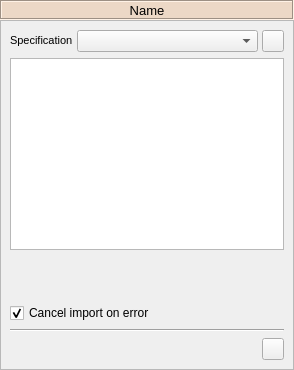
<?xml version="1.0" encoding="UTF-8"?>
<!--
######################################################################################################################
# Copyright (C) 2017-2020 Spine project consortium
# This file is part of Spine Items.
# Spine Items is free software: you can redistribute it and\/or modify it under the terms of the GNU Lesser General
# Public License as published by the Free Software Foundation, either version 3 of the License, or (at your option)
# any later version. This program is distributed in the hope that it will be useful, but WITHOUT ANY WARRANTY;
# without even the implied warranty of MERCHANTABILITY or FITNESS FOR A PARTICULAR PURPOSE. See the GNU Lesser General
# Public License for more details. You should have received a copy of the GNU Lesser General Public License along with
# this program. If not, see <http:\/\/www.gnu.org\/licenses\/>.
######################################################################################################################
-->
<ui version="4.0">
 <class>Form</class>
 <widget class="QWidget" name="Form">
  <property name="geometry">
   <rect>
    <x>0</x>
    <y>0</y>
    <width>294</width>
    <height>370</height>
   </rect>
  </property>
  <property name="windowTitle">
   <string>Form</string>
  </property>
  <layout class="QVBoxLayout" name="verticalLayout">
   <property name="spacing">
    <number>0</number>
   </property>
   <property name="leftMargin">
    <number>0</number>
   </property>
   <property name="topMargin">
    <number>0</number>
   </property>
   <property name="rightMargin">
    <number>0</number>
   </property>
   <property name="bottomMargin">
    <number>0</number>
   </property>
   <item>
    <widget class="QLabel" name="label_name">
     <property name="sizePolicy">
      <sizepolicy hsizetype="Preferred" vsizetype="Fixed">
       <horstretch>0</horstretch>
       <verstretch>0</verstretch>
      </sizepolicy>
     </property>
     <property name="minimumSize">
      <size>
       <width>0</width>
       <height>20</height>
      </size>
     </property>
     <property name="maximumSize">
      <size>
       <width>16777215</width>
       <height>20</height>
      </size>
     </property>
     <property name="font">
      <font>
       <pointsize>10</pointsize>
       <weight>50</weight>
       <bold>false</bold>
      </font>
     </property>
     <property name="styleSheet">
      <string notr="true">background-color: #ecd8c6;</string>
     </property>
     <property name="frameShape">
      <enum>QFrame::Box</enum>
     </property>
     <property name="frameShadow">
      <enum>QFrame::Sunken</enum>
     </property>
     <property name="text">
      <string>Name</string>
     </property>
     <property name="alignment">
      <set>Qt::AlignCenter</set>
     </property>
     <property name="wordWrap">
      <bool>true</bool>
     </property>
    </widget>
   </item>
   <item>
    <widget class="QScrollArea" name="scrollArea_6">
     <property name="widgetResizable">
      <bool>true</bool>
     </property>
     <widget class="QWidget" name="scrollAreaWidgetContents_5">
      <property name="geometry">
       <rect>
        <x>0</x>
        <y>0</y>
        <width>292</width>
        <height>348</height>
       </rect>
      </property>
      <layout class="QVBoxLayout" name="verticalLayout_21">
       <item>
        <layout class="QHBoxLayout" name="horizontalLayout_9">
         <property name="spacing">
          <number>4</number>
         </property>
         <item>
          <widget class="QLabel" name="label_specification">
           <property name="sizePolicy">
            <sizepolicy hsizetype="Fixed" vsizetype="Fixed">
             <horstretch>0</horstretch>
             <verstretch>0</verstretch>
            </sizepolicy>
           </property>
           <property name="maximumSize">
            <size>
             <width>16777215</width>
             <height>16777215</height>
            </size>
           </property>
           <property name="font">
            <font>
             <pointsize>8</pointsize>
            </font>
           </property>
           <property name="text">
            <string>Specification</string>
           </property>
          </widget>
         </item>
         <item>
          <widget class="QComboBox" name="comboBox_specification">
           <property name="sizePolicy">
            <sizepolicy hsizetype="Expanding" vsizetype="Fixed">
             <horstretch>0</horstretch>
             <verstretch>0</verstretch>
            </sizepolicy>
           </property>
           <property name="toolTip">
            <string>&lt;html&gt;&lt;head/&gt;&lt;body&gt;&lt;p&gt;Specification for this Importer&lt;/p&gt;&lt;/body&gt;&lt;/html&gt;</string>
           </property>
          </widget>
         </item>
         <item>
          <widget class="QToolButton" name="toolButton_edit_specification">
           <property name="minimumSize">
            <size>
             <width>22</width>
             <height>22</height>
            </size>
           </property>
           <property name="maximumSize">
            <size>
             <width>22</width>
             <height>22</height>
            </size>
           </property>
           <property name="toolTip">
            <string>&lt;html&gt;&lt;head/&gt;&lt;body&gt;&lt;p&gt;Edit specification.&lt;/p&gt;&lt;/body&gt;&lt;/html&gt;</string>
           </property>
           <property name="icon">
            <iconset resource="../../ui/resources/resources_icons.qrc">
             <normaloff>:/icons/wrench.svg</normaloff>:/icons/wrench.svg</iconset>
           </property>
           <property name="iconSize">
            <size>
             <width>16</width>
             <height>16</height>
            </size>
           </property>
           <property name="popupMode">
            <enum>QToolButton::InstantPopup</enum>
           </property>
          </widget>
         </item>
        </layout>
       </item>
       <item>
        <widget class="QTreeView" name="treeView_files">
         <property name="font">
          <font>
           <pointsize>9</pointsize>
          </font>
         </property>
         <property name="contextMenuPolicy">
          <enum>Qt::CustomContextMenu</enum>
         </property>
         <property name="textElideMode">
          <enum>Qt::ElideLeft</enum>
         </property>
         <property name="indentation">
          <number>5</number>
         </property>
         <property name="rootIsDecorated">
          <bool>false</bool>
         </property>
         <property name="uniformRowHeights">
          <bool>true</bool>
         </property>
        </widget>
       </item>
       <item>
        <spacer name="verticalSpacer">
         <property name="orientation">
          <enum>Qt::Vertical</enum>
         </property>
         <property name="sizeHint" stdset="0">
          <size>
           <width>20</width>
           <height>40</height>
          </size>
         </property>
        </spacer>
       </item>
       <item>
        <widget class="QCheckBox" name="cancel_on_error_checkBox">
         <property name="toolTip">
          <string>If there are any errors when trying to import data cancel the whole import.</string>
         </property>
         <property name="text">
          <string>Cancel import on error</string>
         </property>
         <property name="checked">
          <bool>true</bool>
         </property>
        </widget>
       </item>
       <item>
        <widget class="Line" name="line_6">
         <property name="orientation">
          <enum>Qt::Horizontal</enum>
         </property>
        </widget>
       </item>
       <item>
        <layout class="QHBoxLayout" name="horizontalLayout_13">
         <item>
          <spacer name="horizontalSpacer_17">
           <property name="orientation">
            <enum>Qt::Horizontal</enum>
           </property>
           <property name="sizeHint" stdset="0">
            <size>
             <width>40</width>
             <height>20</height>
            </size>
           </property>
          </spacer>
         </item>
         <item>
          <widget class="QToolButton" name="toolButton_open_dir">
           <property name="sizePolicy">
            <sizepolicy hsizetype="Fixed" vsizetype="Fixed">
             <horstretch>0</horstretch>
             <verstretch>0</verstretch>
            </sizepolicy>
           </property>
           <property name="minimumSize">
            <size>
             <width>22</width>
             <height>22</height>
            </size>
           </property>
           <property name="maximumSize">
            <size>
             <width>22</width>
             <height>22</height>
            </size>
           </property>
           <property name="toolTip">
            <string>&lt;html&gt;&lt;head/&gt;&lt;body&gt;&lt;p&gt;Open this Importer's project directory in file browser&lt;/p&gt;&lt;/body&gt;&lt;/html&gt;</string>
           </property>
           <property name="icon">
            <iconset resource="../../ui/resources/resources_icons.qrc">
             <normaloff>:/icons/folder-open-solid.svg</normaloff>:/icons/folder-open-solid.svg</iconset>
           </property>
          </widget>
         </item>
        </layout>
       </item>
      </layout>
     </widget>
    </widget>
   </item>
  </layout>
 </widget>
 <resources>
  <include location="../../ui/resources/resources_icons.qrc"/>
 </resources>
 <connections/>
</ui>
